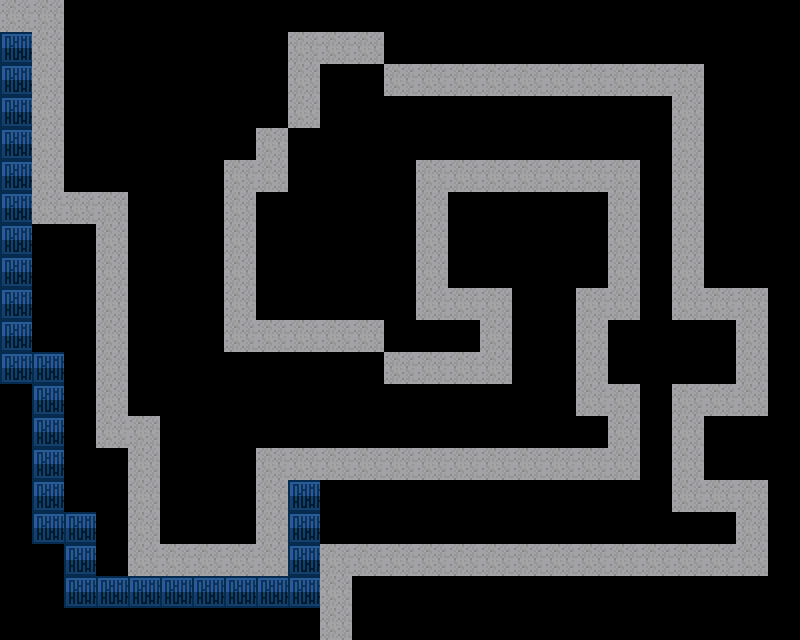

A 2D game scene composited from a Tiled map and its tileset images. What follows is a short description and the map's XML, with every tile layer's data as written:
An orthogonal 25x20 tile map with 32x32 px tiles, 1 tile layer (Tile Layer 1).

<map version="1.2" tiledversion="1.3.3" orientation="orthogonal" renderorder="right-down" width="25" height="20" tilewidth="32" tileheight="32" infinite="0" nextlayerid="2" nextobjectid="1">
 <tileset firstgid="1" source="tilesheet.tsx" />
 <layer id="1" name="Tile Layer 1" width="25" height="20">
  <data encoding="csv">
1,1,0,0,0,0,0,0,0,0,0,0,0,0,0,0,0,0,0,0,0,0,0,0,0,
25,1,0,0,0,0,0,0,0,1,1,1,0,0,0,0,0,0,0,0,0,0,0,0,0,
25,1,0,0,0,0,0,0,0,1,0,0,1,1,1,1,1,1,1,1,1,1,0,0,0,
25,1,0,0,0,0,0,0,0,1,0,0,0,0,0,0,0,0,0,0,0,1,0,0,0,
25,1,0,0,0,0,0,0,1,0,0,0,0,0,0,0,0,0,0,0,0,1,0,0,0,
25,1,0,0,0,0,0,1,1,0,0,0,0,1,1,1,1,1,1,1,0,1,0,0,0,
25,1,1,1,0,0,0,1,0,0,0,0,0,1,0,0,0,0,0,1,0,1,0,0,0,
25,0,0,1,0,0,0,1,0,0,0,0,0,1,0,0,0,0,0,1,0,1,0,0,0,
25,0,0,1,0,0,0,1,0,0,0,0,0,1,0,0,0,0,0,1,0,1,0,0,0,
25,0,0,1,0,0,0,1,0,0,0,0,0,1,1,1,0,0,1,1,0,1,1,1,0,
25,0,0,1,0,0,0,1,1,1,1,1,0,0,0,1,0,0,1,0,0,0,0,1,0,
25,25,0,1,0,0,0,0,0,0,0,0,1,1,1,1,0,0,1,0,0,0,0,1,0,
0,25,0,1,0,0,0,0,0,0,0,0,0,0,0,0,0,0,1,1,0,1,1,1,0,
0,25,0,1,1,0,0,0,0,0,0,0,0,0,0,0,0,0,0,1,0,1,0,0,0,
0,25,0,0,1,0,0,0,1,1,1,1,1,1,1,1,1,1,1,1,0,1,0,0,0,
0,25,0,0,1,0,0,0,1,25,0,0,0,0,0,0,0,0,0,0,0,1,1,1,0,
0,25,25,0,1,0,0,0,1,25,0,0,0,0,0,0,0,0,0,0,0,0,0,1,0,
0,0,25,0,1,1,1,1,1,25,1,1,1,1,1,1,1,1,1,1,1,1,1,1,0,
0,0,25,25,25,25,25,25,25,25,1,0,0,0,0,0,0,0,0,0,0,0,0,0,0,
0,0,0,0,0,0,0,0,0,0,1,0,0,0,0,0,0,0,0,0,0,0,0,0,0
</data>
 </layer>
</map>
